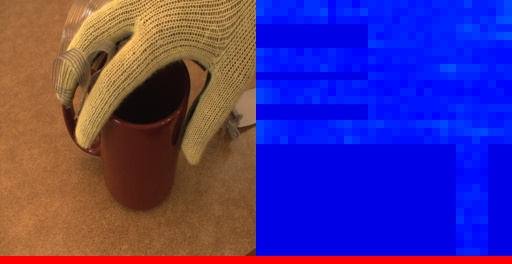
#> input picture Task 3/task3images/000091.jpg, 512 x 264 px; its folder holds only this picture in this run
$ python main.py
#> lines starting #> are read from the running program, lines starting #| are printed output that depends on the picture
import sys
from PIL import Image
import pytesseract
import os
import numpy as np
import pandas as pnd


data = []
img_directory = f"{os.curdir}/task3images/"
img_files = [f for f in os.listdir(img_directory)]
img_files.sort(key=lambda x: int(os.path.splitext(x.replace('.jpg', ''))[0]))

for file_name in img_files:
    try:
        file = os.path.join(img_directory, file_name)
        img = Image.open(file).convert('L')
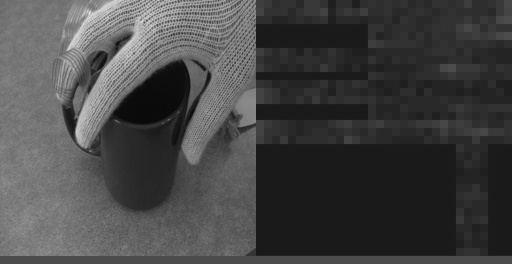
#> img: PIL image 512x264 L; min 7, max 233, mean 69.2
        width, height = img.size
#> width = 512; height = 264

        right_half = img.crop((width // 2, 0, width, height - 8)).rotate(-90)
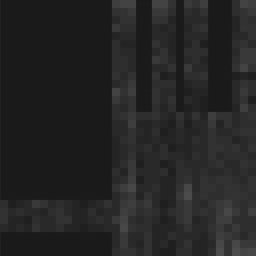
#> right_half: PIL image 256x256 L; min 26, max 77, mean 36.4
        width, height = right_half.size
#> width = 256; height = 256

        img_np = np.array(right_half)
        min_color_val = np.min(img_np[img_np >= 30]) if np.any(img_np >= 30) else 255
#> min_color_val = 30

        thumb_end = int(width * .40)
#> thumb_end = 102
        remaining_width = width - thumb_end
#> remaining_width = 154
        finger_width = remaining_width // 4
#> finger_width = 38

        finger_section = {
            "Thumb": (0, height - 56, thumb_end, height - 24),
            "Index": (thumb_end, 0, thumb_end + finger_width, height // 2),
            "Middle": (int(thumb_end + finger_width), 0, int(thumb_end + 2 * finger_width), height // 2),
            "Ring": (int(thumb_end + 2 * finger_width), 0, int(thumb_end + 3 * finger_width), height // 2),
            "Pinky": (int(thumb_end + 3 * finger_width), 0, int(thumb_end + 4 * finger_width), height // 2),
        }
        fingers = {finger: right_half.crop(box) for finger, box in finger_section.items()}
#> fingers = 5 items

        finger_pressure = {}
        for finger, cropped_img in fingers.items():
            x = (np.mean(np.array(cropped_img)) + np.std(np.array(cropped_img))) / 2
            finger_pressure[finger] = 1 if x >= min_color_val else 0
#> this loop made 5 passes
#> (finger, x) on passes 1 to 5: ('Thumb', 23.47), ('Index', 26.48), ('Middle', 24.68), ('Ring', 23.66), ('Pinky', 25.77)
#> after the loop, finger_pressure = {'Thumb': 0, 'Index': 0, 'Middle': 0, 'Ring': 0, 'Pinky': 0}

        data.append({
            "Image": file_name.replace('.jpg', ''),
            "Thumb": finger_pressure["Thumb"],
            "Index": finger_pressure["Index"],
            "Middle": finger_pressure["Middle"],
            "Ring": finger_pressure["Ring"],
            "Pinky": finger_pressure["Pinky"]
        })

        print(f'{file_name}: {finger_pressure}\n')
#| 000091.jpg: {'Thumb': 0, 'Index': 0, 'Middle': 0, 'Ring': 0, 'Pinky': 0}

    except Exception as e:
        raise RuntimeError(f'Error processing {file_name}: {e}')
    finally:
        right_half.close()

df = pnd.DataFrame(data)
#> df = table of 1 rows and 6 columns

output_file = f"{os.curdir}/finger_pressure.xlsx"
df.to_excel(output_file, index=False)
print(f"Data has been saved to '{output_file}'.")

$ run again, on Task 3/task3images/000095.jpg
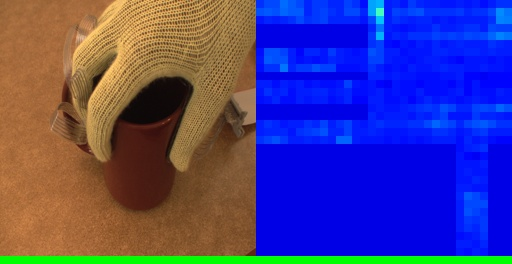
#> input picture Task 3/task3images/000095.jpg, 512 x 264 px
#> `img = Image.open(file).convert('L')`:
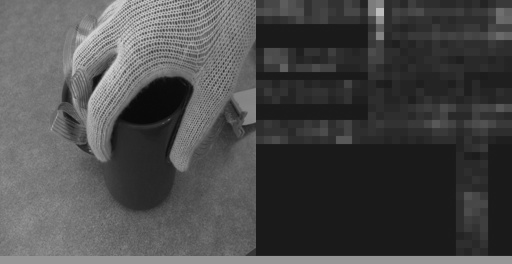
#> img: PIL image 512x264 L; min 8, max 214, mean 74.5
#> `right_half = img.crop((width // 2, 0, width, height - 8)).rotate(-90)`:
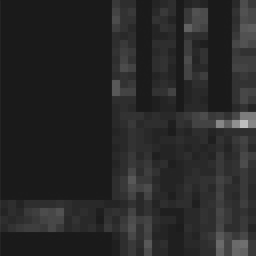
#> right_half: PIL image 256x256 L; min 26, max 191, mean 39.5
#> min_color_val = 30
#> fingers = 5 items
#> the loop `for finger, cropped_img in fingers.items():` made 5 passes
#> (finger, x) on passes 1 to 5: ('Thumb', 30.67), ('Index', 29.87), ('Middle', 23.5), ('Ring', 31.32), ('Pinky', 43.62)
#> after the loop `for finger, cropped_img in fingers.items():`: finger_pressure = {'Thumb': 1, 'Index': 0, 'Middle': 0, 'Ring': 1, 'Pinky': 1}
#| 000095.jpg: {'Thumb': 1, 'Index': 0, 'Middle': 0, 'Ring': 1, 'Pinky': 1}
#> df = table of 1 rows and 6 columns
